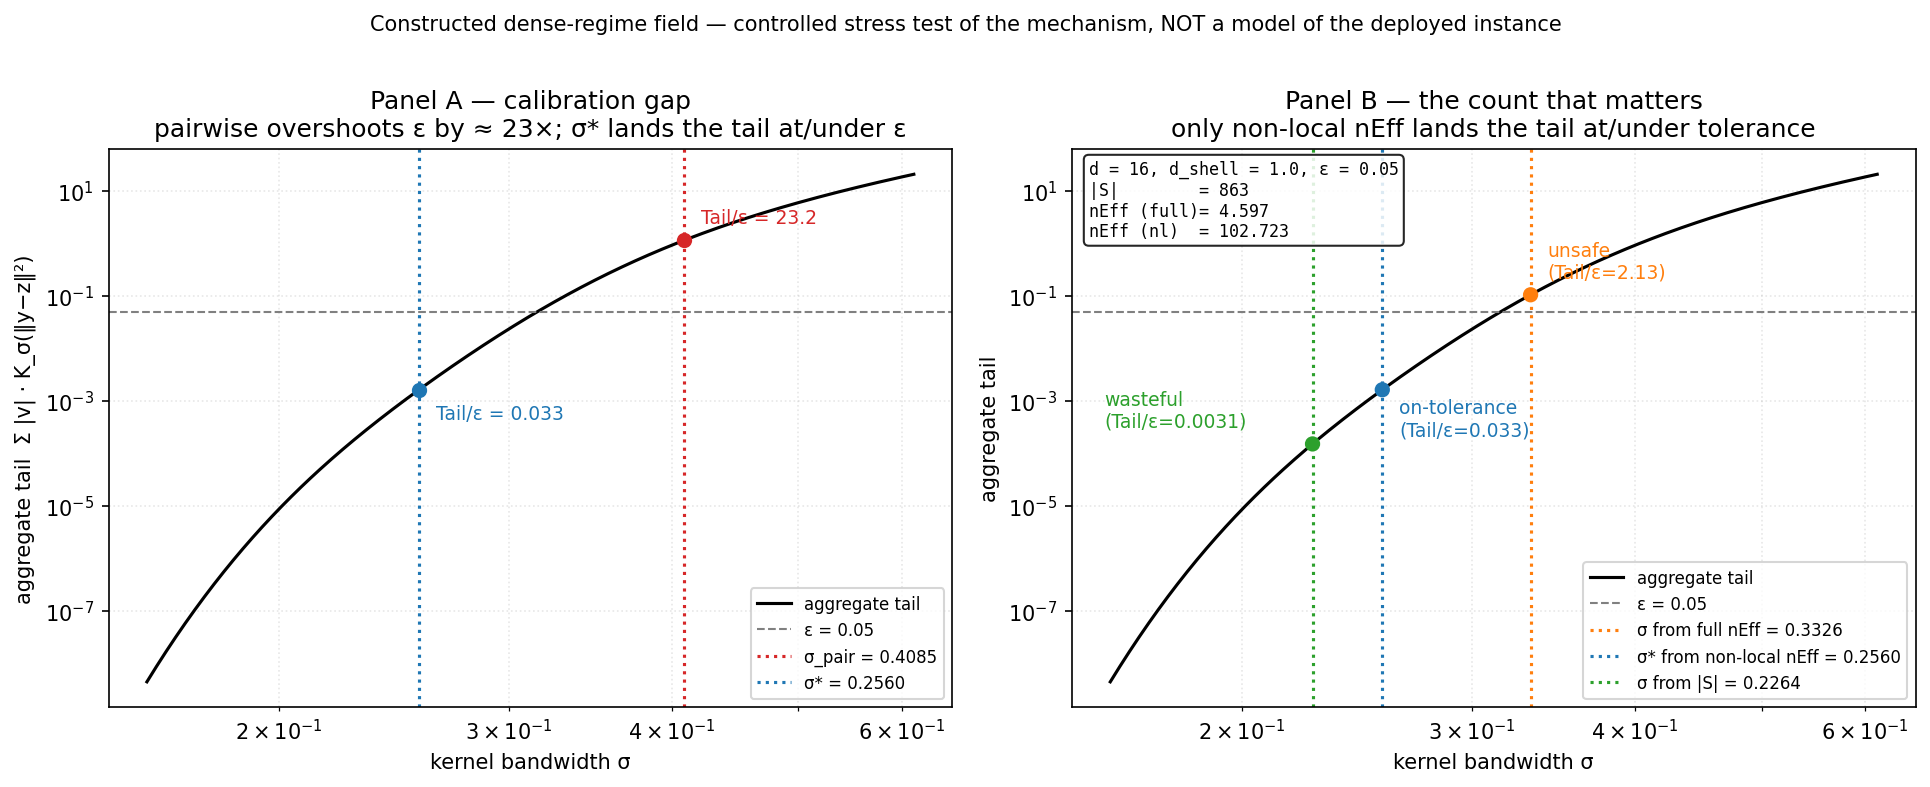

Here is the Python script that generated this plot:
"""
Synthetic Dense-Regime Demonstration (§7 upgrade).

A controlled stress test of the operating-bandwidth mechanism. NOT a model of
the deployed FI field — see the prose caption / §7 insert for the disclaimer.

This script:
  1. Defines the geometry (distance × multiplicity table) as a `def`s.
  2. Verifies the validity gate (5 quantitative conditions).
  3. Computes the three candidate bandwidths σ_full, σ_nl, σ_card from the
     three candidate effective counts (full-field nEff, |S|, non-local nEff).
  4. Directly evaluates the aggregate tail at each σ (the actual sum over
     real centers at real distances — NOT the bound checking itself).
  5. Generates the two-panel figure.
  6. Prints a JSON summary used by the Lean instance + §7 insert.

Run:  python dense_regime_demo.py
Outputs:  dense_regime_demo_results.json, dense_regime_demo.png
"""

from __future__ import annotations

import json
import math
import sys
from dataclasses import dataclass, asdict
from pathlib import Path

import matplotlib.pyplot as plt
import numpy as np


# ----------------------------------------------------------------------------
# Geometry table  (the "auditable" part of the construction)
# ----------------------------------------------------------------------------
# d_shell = 1.  All centers are placed at one of four distances from y = 0.
# Dominant group is at 1.01·d_shell (just barely non-local; the codebase's
# nonLocalSet is the STRICT inequality `d_shell < distance`, so exactly
# d_shell would be excluded from the tail).
#
# (distance / d_shell,  multiplicity,  group label,  whether non-local)
GEOMETRY: list[tuple[float, int, str, bool]] = [
    (0.00, 1,   "local",    False),  # n_local = 1   (depresses full-field nEff)
    (1.01, 3,   "dominant", True),   # n_D     = 3   (boundary shell)
    (1.30, 160, "mid",      True),   # n_M     = 160 (moderate cloud)
    (2.00, 700, "far",      True),   # n_F     = 700 (far cloud)
]

D_SHELL  = 1.0
EPSILON  = 0.05
V_MAX    = 1.0
D_AMBIENT = 16  # ambient dimension (reported but irrelevant to the math)


# ----------------------------------------------------------------------------
# Core formulas
# ----------------------------------------------------------------------------
def gaussian_kernel(sigma: float, d_sq: float) -> float:
    """K_σ(d²) = exp(-d²/(2σ²))."""
    return math.exp(-d_sq / (2.0 * sigma * sigma))


def operating_bandwidth(d_shell: float, n_eff: float, eps: float) -> float:
    """σ* = d / √(2 · log(N_eff / ε))."""
    return d_shell / math.sqrt(2.0 * math.log(n_eff / eps))


def pairwise_bandwidth(d_shell: float, eps: float) -> float:
    """σ_pair = d / √(2 · log(1/ε)) = operatingBandwidth(d, 1, ε)."""
    return d_shell / math.sqrt(2.0 * math.log(1.0 / eps))


def n_eff(weights: np.ndarray) -> float:
    """Participation ratio (Σw)² / Σw²."""
    s1 = float(weights.sum())
    s2 = float((weights * weights).sum())
    if s2 == 0.0:
        return 0.0
    return s1 * s1 / s2


# ----------------------------------------------------------------------------
# Expand the geometry into a flat array of distances
# ----------------------------------------------------------------------------
def build_distances() -> tuple[np.ndarray, np.ndarray]:
    """Return (all_distances, nonlocal_mask)."""
    distances = []
    nonlocal_mask = []
    for d_ratio, mult, _label, is_nonlocal in GEOMETRY:
        distances.extend([d_ratio * D_SHELL] * mult)
        nonlocal_mask.extend([is_nonlocal] * mult)
    return np.array(distances), np.array(nonlocal_mask, dtype=bool)


# ----------------------------------------------------------------------------
# Compute everything
# ----------------------------------------------------------------------------
@dataclass
class Results:
    # geometry
    d_shell: float
    epsilon: float
    V_max: float
    ambient_dimension: int
    M_total: int
    n_local: int
    n_dom: int
    n_mid: int
    n_far: int
    card_nonlocal: int

    # bandwidths
    sigma_pair: float
    sigma_full: float    # operatingBandwidth from full-field nEff
    sigma_nl: float      # operatingBandwidth from non-local nEff   (= σ*)
    sigma_card: float    # operatingBandwidth from non-local cardinality

    # counts at σ_ref = σ_pair
    nEff_full_ref: float
    nEff_nl_ref: float
    card_count: int      # = card_nonlocal (the "|S|" count)

    # gate-pass booleans
    gate_card: bool
    gate_full: bool
    gate_nl: bool
    gate_ratio: bool
    gate_separations: bool

    # measured aggregate tails (directly evaluated sums, NOT the bound)
    tail_pair: float
    tail_full: float
    tail_nl: float       # at σ*
    tail_card: float

    # Tail / ε
    tail_pair_over_eps: float
    tail_full_over_eps: float
    tail_nl_over_eps: float
    tail_card_over_eps: float

    # dense-regime sanity check
    sigma_op_le_sigma_ref: bool
    hDense_holds: bool

    # Sweep data (for plotting)
    sweep_sigmas: list
    sweep_tails: list


def compute(distances: np.ndarray, nonlocal_mask: np.ndarray) -> Results:
    M = len(distances)
    nl_idx = np.where(nonlocal_mask)[0]
    card_nl = len(nl_idx)
    d_nl = distances[nl_idx]
    d_all = distances

    # reference bandwidth = pairwise bandwidth
    sigma_pair = pairwise_bandwidth(D_SHELL, EPSILON)

    # weights at σ_ref
    w_all_ref = np.exp(-(d_all ** 2) / (2.0 * sigma_pair ** 2))
    w_nl_ref  = np.exp(-(d_nl  ** 2) / (2.0 * sigma_pair ** 2))

    nEff_full_ref = n_eff(w_all_ref)
    nEff_nl_ref   = n_eff(w_nl_ref)
    card_count    = card_nl

    # candidate bandwidths
    sigma_full = operating_bandwidth(D_SHELL, V_MAX * nEff_full_ref, EPSILON)
    sigma_nl   = operating_bandwidth(D_SHELL, V_MAX * nEff_nl_ref,   EPSILON)
    sigma_card = operating_bandwidth(D_SHELL, V_MAX * card_count,    EPSILON)

    # measured aggregate tails: Σ_{i ∈ nonlocal} |v_i| · K_σ(‖y−z_i‖²)
    # v_i = +V_max = +1 for all i (per spec)
    def tail_at(sigma: float) -> float:
        return float(np.sum(V_MAX * np.exp(-(d_nl ** 2) / (2.0 * sigma ** 2))))

    tail_pair = tail_at(sigma_pair)
    tail_full = tail_at(sigma_full)
    tail_nl   = tail_at(sigma_nl)
    tail_card = tail_at(sigma_card)

    # gate checks
    gate_card  = card_nl >= 200
    gate_full  = nEff_full_ref <= 5.0
    gate_nl    = nEff_nl_ref >= 50.0
    gate_ratio = (nEff_nl_ref / nEff_full_ref) >= 20.0
    # pairwise separations of (nEff_full, nEff_nl, card) by ≥ 5×
    seps = [
        nEff_nl_ref / nEff_full_ref,
        card_count / nEff_nl_ref,
        card_count / nEff_full_ref,
    ]
    gate_separations = all(s >= 5.0 for s in seps)

    # dense-regime checks
    sigma_op_le_sigma_ref = sigma_nl <= sigma_pair
    # hDense: V_max * nEff_nl_ref ≥ ε · exp(d_shell²/(2·σ_ref²))
    rhs_dense = EPSILON * math.exp((D_SHELL ** 2) / (2.0 * sigma_pair ** 2))
    hDense_holds = (V_MAX * nEff_nl_ref) >= rhs_dense

    # σ-sweep for plotting
    sweep_sigmas = np.geomspace(sigma_card * 0.7, sigma_pair * 1.5, 400)
    sweep_tails  = np.array([tail_at(s) for s in sweep_sigmas])

    return Results(
        d_shell=D_SHELL,
        epsilon=EPSILON,
        V_max=V_MAX,
        ambient_dimension=D_AMBIENT,
        M_total=M,
        n_local=GEOMETRY[0][1],
        n_dom=GEOMETRY[1][1],
        n_mid=GEOMETRY[2][1],
        n_far=GEOMETRY[3][1],
        card_nonlocal=card_nl,
        sigma_pair=sigma_pair,
        sigma_full=sigma_full,
        sigma_nl=sigma_nl,
        sigma_card=sigma_card,
        nEff_full_ref=nEff_full_ref,
        nEff_nl_ref=nEff_nl_ref,
        card_count=card_count,
        gate_card=gate_card,
        gate_full=gate_full,
        gate_nl=gate_nl,
        gate_ratio=gate_ratio,
        gate_separations=gate_separations,
        tail_pair=tail_pair,
        tail_full=tail_full,
        tail_nl=tail_nl,
        tail_card=tail_card,
        tail_pair_over_eps=tail_pair / EPSILON,
        tail_full_over_eps=tail_full / EPSILON,
        tail_nl_over_eps=tail_nl   / EPSILON,
        tail_card_over_eps=tail_card / EPSILON,
        sigma_op_le_sigma_ref=sigma_op_le_sigma_ref,
        hDense_holds=hDense_holds,
        sweep_sigmas=sweep_sigmas.tolist(),
        sweep_tails=sweep_tails.tolist(),
    )


# ----------------------------------------------------------------------------
# Figure
# ----------------------------------------------------------------------------
def make_figure(r: Results, path: Path) -> None:
    fig, (axA, axB) = plt.subplots(1, 2, figsize=(13, 5.2))

    sweep_sigmas = np.array(r.sweep_sigmas)
    sweep_tails  = np.array(r.sweep_tails)

    # ---- Panel A: calibration gap ----
    axA.loglog(sweep_sigmas, sweep_tails, color="black", lw=1.5, label="aggregate tail")
    axA.axhline(r.epsilon, color="grey", ls="--", lw=1, label=f"ε = {r.epsilon}")
    axA.axvline(r.sigma_pair, color="C3", ls=":", lw=1.5,
                label=f"σ_pair = {r.sigma_pair:.4f}")
    axA.axvline(r.sigma_nl, color="C0", ls=":", lw=1.5,
                label=f"σ* = {r.sigma_nl:.4f}")
    axA.scatter([r.sigma_pair], [r.tail_pair], color="C3", zorder=5, s=40)
    axA.scatter([r.sigma_nl], [r.tail_nl], color="C0", zorder=5, s=40)
    axA.annotate(f"Tail/ε = {r.tail_pair_over_eps:.1f}",
                 xy=(r.sigma_pair, r.tail_pair),
                 xytext=(8, 8), textcoords="offset points",
                 color="C3", fontsize=9)
    axA.annotate(f"Tail/ε = {r.tail_nl_over_eps:.3f}",
                 xy=(r.sigma_nl, r.tail_nl),
                 xytext=(8, -14), textcoords="offset points",
                 color="C0", fontsize=9)
    axA.set_xlabel("kernel bandwidth σ")
    axA.set_ylabel("aggregate tail  Σ |v| · K_σ(‖y−z‖²)")
    axA.set_title("Panel A — calibration gap\n"
                  f"pairwise overshoots ε by ≈ {r.tail_pair_over_eps:.0f}×; "
                  f"σ* lands the tail at/under ε")
    axA.grid(True, which="both", ls=":", alpha=0.3)
    axA.legend(loc="lower right", fontsize=8)

    # ---- Panel B: the count that matters ----
    axB.loglog(sweep_sigmas, sweep_tails, color="black", lw=1.5, label="aggregate tail")
    axB.axhline(r.epsilon, color="grey", ls="--", lw=1, label=f"ε = {r.epsilon}")

    axB.axvline(r.sigma_full, color="C1", ls=":", lw=1.5,
                label=f"σ from full nEff = {r.sigma_full:.4f}")
    axB.axvline(r.sigma_nl,   color="C0", ls=":", lw=1.5,
                label=f"σ* from non-local nEff = {r.sigma_nl:.4f}")
    axB.axvline(r.sigma_card, color="C2", ls=":", lw=1.5,
                label=f"σ from |S| = {r.sigma_card:.4f}")

    axB.scatter([r.sigma_full, r.sigma_nl, r.sigma_card],
                [r.tail_full, r.tail_nl, r.tail_card],
                color=["C1", "C0", "C2"], zorder=5, s=40)

    axB.annotate(f"unsafe\n(Tail/ε={r.tail_full_over_eps:.2f})",
                 xy=(r.sigma_full, r.tail_full), xytext=(8, 8),
                 textcoords="offset points", color="C1", fontsize=9)
    axB.annotate(f"on-tolerance\n(Tail/ε={r.tail_nl_over_eps:.3f})",
                 xy=(r.sigma_nl, r.tail_nl), xytext=(8, -22),
                 textcoords="offset points", color="C0", fontsize=9)
    axB.annotate(f"wasteful\n(Tail/ε={r.tail_card_over_eps:.4f})",
                 xy=(r.sigma_card, r.tail_card), xytext=(-100, 8),
                 textcoords="offset points", color="C2", fontsize=9)

    axB.set_xlabel("kernel bandwidth σ")
    axB.set_ylabel("aggregate tail")
    axB.set_title("Panel B — the count that matters\n"
                  "only non-local nEff lands the tail at/under tolerance")
    axB.grid(True, which="both", ls=":", alpha=0.3)
    axB.legend(loc="lower right", fontsize=8)

    # Inset table
    inset_text = (
        f"d = {r.ambient_dimension}, d_shell = {r.d_shell}, ε = {r.epsilon}\n"
        f"|S|        = {r.card_count}\n"
        f"nEff (full)= {r.nEff_full_ref:.3f}\n"
        f"nEff (nl)  = {r.nEff_nl_ref:.3f}"
    )
    axB.text(0.02, 0.98, inset_text, transform=axB.transAxes,
             fontsize=8, va="top", ha="left", family="monospace",
             bbox=dict(boxstyle="round,pad=0.3", facecolor="white", alpha=0.85))

    fig.suptitle("Constructed dense-regime field — controlled stress test of the mechanism, "
                 "NOT a model of the deployed instance", fontsize=10, y=1.005)

    plt.tight_layout()
    fig.savefig(path, dpi=150, bbox_inches="tight")
    plt.close(fig)


# ----------------------------------------------------------------------------
# Pretty-printers
# ----------------------------------------------------------------------------
def print_geometry_table() -> None:
    print()
    print("Geometry table (d_shell = {}, ε = {}, V_max = {}, d = {}):".format(
        D_SHELL, EPSILON, V_MAX, D_AMBIENT))
    print(f"  {'group':<10}{'dist/d_shell':>14}{'multiplicity':>14}{'is non-local':>14}")
    for d_ratio, mult, label, is_nl in GEOMETRY:
        print(f"  {label:<10}{d_ratio:>14.4f}{mult:>14}{str(is_nl):>14}")
    total = sum(g[1] for g in GEOMETRY)
    nl = sum(g[1] for g in GEOMETRY if g[3])
    print(f"  {'-'*52}")
    print(f"  {'total':<10}{'':<14}{total:>14}")
    print(f"  {'nonlocal':<10}{'':<14}{nl:>14}")
    print()


def print_results(r: Results) -> None:
    print("=" * 64)
    print("Validity gate (the experiment is void unless all hold):")
    print(f"  card(nonlocal) ≥ 200          : {r.card_nonlocal:>10}   {'OK' if r.gate_card else 'FAIL'}")
    print(f"  full_field_nEff ≤ 5           : {r.nEff_full_ref:>10.4f}   {'OK' if r.gate_full else 'FAIL'}")
    print(f"  nonlocal_nEff ≥ 50            : {r.nEff_nl_ref:>10.4f}   {'OK' if r.gate_nl else 'FAIL'}")
    print(f"  nonlocal_nEff/full_nEff ≥ 20  : {r.nEff_nl_ref/r.nEff_full_ref:>10.4f}   {'OK' if r.gate_ratio else 'FAIL'}")
    print(f"  three counts pairwise ≥ 5×    :              {'OK' if r.gate_separations else 'FAIL'}")
    print()
    print(f"Dense regime sanity: σ* ≤ σ_ref : {r.sigma_op_le_sigma_ref}")
    print(f"                    hDense holds : {r.hDense_holds}")
    print()
    print("=" * 64)
    print("The three counts (at σ_ref = σ_pair):")
    print(f"  full-field N_eff   = {r.nEff_full_ref:>10.4f}")
    print(f"  non-local |S|      = {r.card_count:>10d}")
    print(f"  non-local N_eff    = {r.nEff_nl_ref:>10.4f}")
    print()
    print("The three candidate bandwidths and the directly-evaluated tail:")
    fmt = "  {:<30} σ = {:.6f}    Tail = {:.6e}   Tail/ε = {:.4f}"
    print(fmt.format("from full N_eff (unsafe)", r.sigma_full, r.tail_full, r.tail_full_over_eps))
    print(fmt.format("from non-local N_eff  (σ*)", r.sigma_nl,   r.tail_nl,   r.tail_nl_over_eps))
    print(fmt.format("from non-local |S| (wasteful)", r.sigma_card, r.tail_card, r.tail_card_over_eps))
    print()
    print("Panel A reference:")
    print(fmt.format("at σ_pair (calibration)", r.sigma_pair, r.tail_pair, r.tail_pair_over_eps))
    print("=" * 64)


# ----------------------------------------------------------------------------
# Main
# ----------------------------------------------------------------------------
def main() -> int:
    print_geometry_table()
    distances, nonlocal_mask = build_distances()
    r = compute(distances, nonlocal_mask)
    print_results(r)

    here = Path(__file__).parent
    fig_path = here / "dense_regime_demo.png"
    json_path = here / "dense_regime_demo_results.json"

    make_figure(r, fig_path)
    print(f"Figure written: {fig_path}")

    # Drop sweeps from JSON to keep it readable
    serializable = {k: v for k, v in asdict(r).items()
                    if k not in ("sweep_sigmas", "sweep_tails")}
    json_path.write_text(json.dumps(serializable, indent=2))
    print(f"Results written: {json_path}")

    all_gates = (r.gate_card and r.gate_full and r.gate_nl
                 and r.gate_ratio and r.gate_separations)
    if not all_gates:
        print("\n*** GATE FAILED — geometry needs adjustment ***", file=sys.stderr)
        return 1
    if not (r.sigma_op_le_sigma_ref and r.hDense_holds):
        print("\n*** DENSE REGIME CONDITION FAILED — not in dense regime ***", file=sys.stderr)
        return 1

    print("\nAll gates passed. Construction is valid.")
    return 0


if __name__ == "__main__":
    sys.exit(main())
